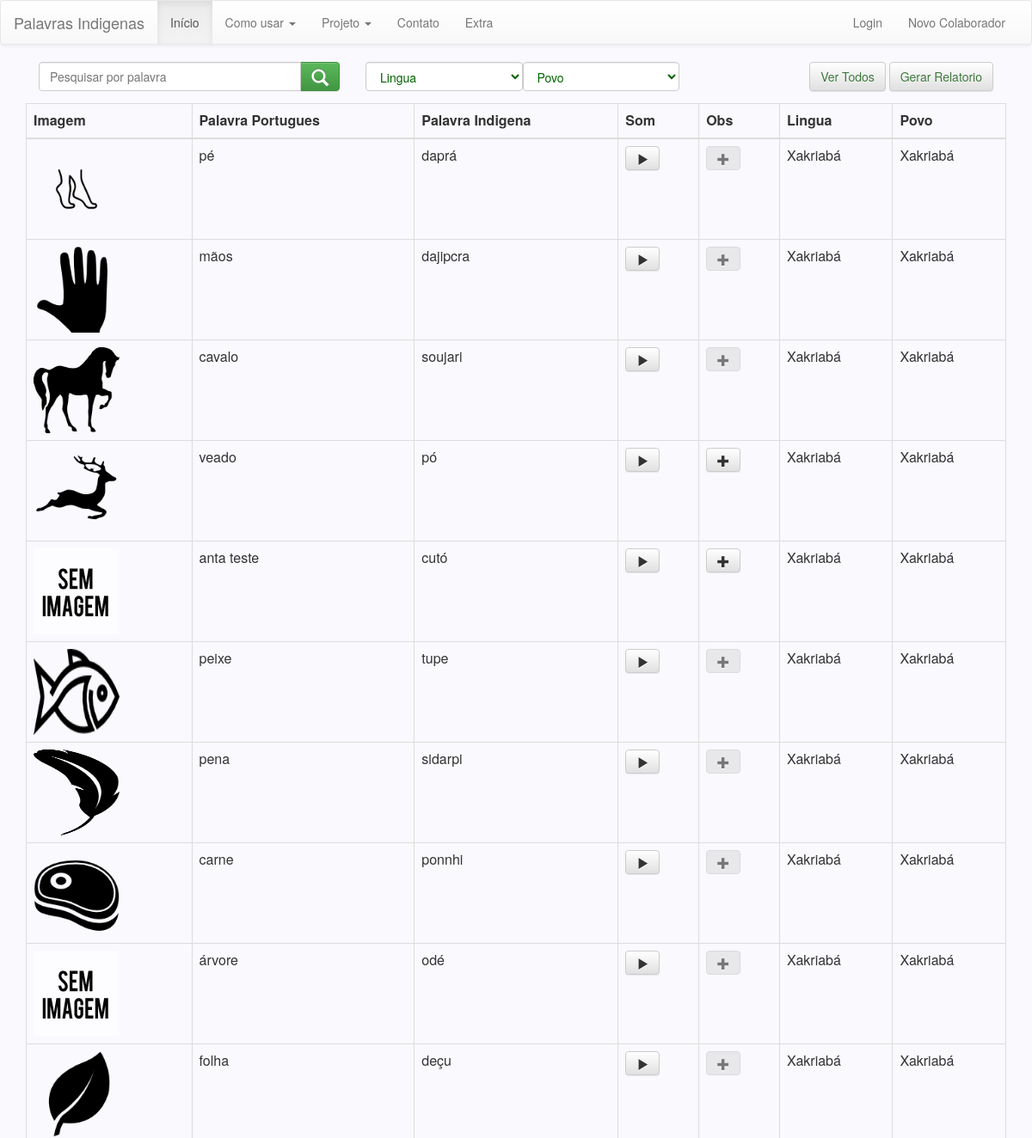
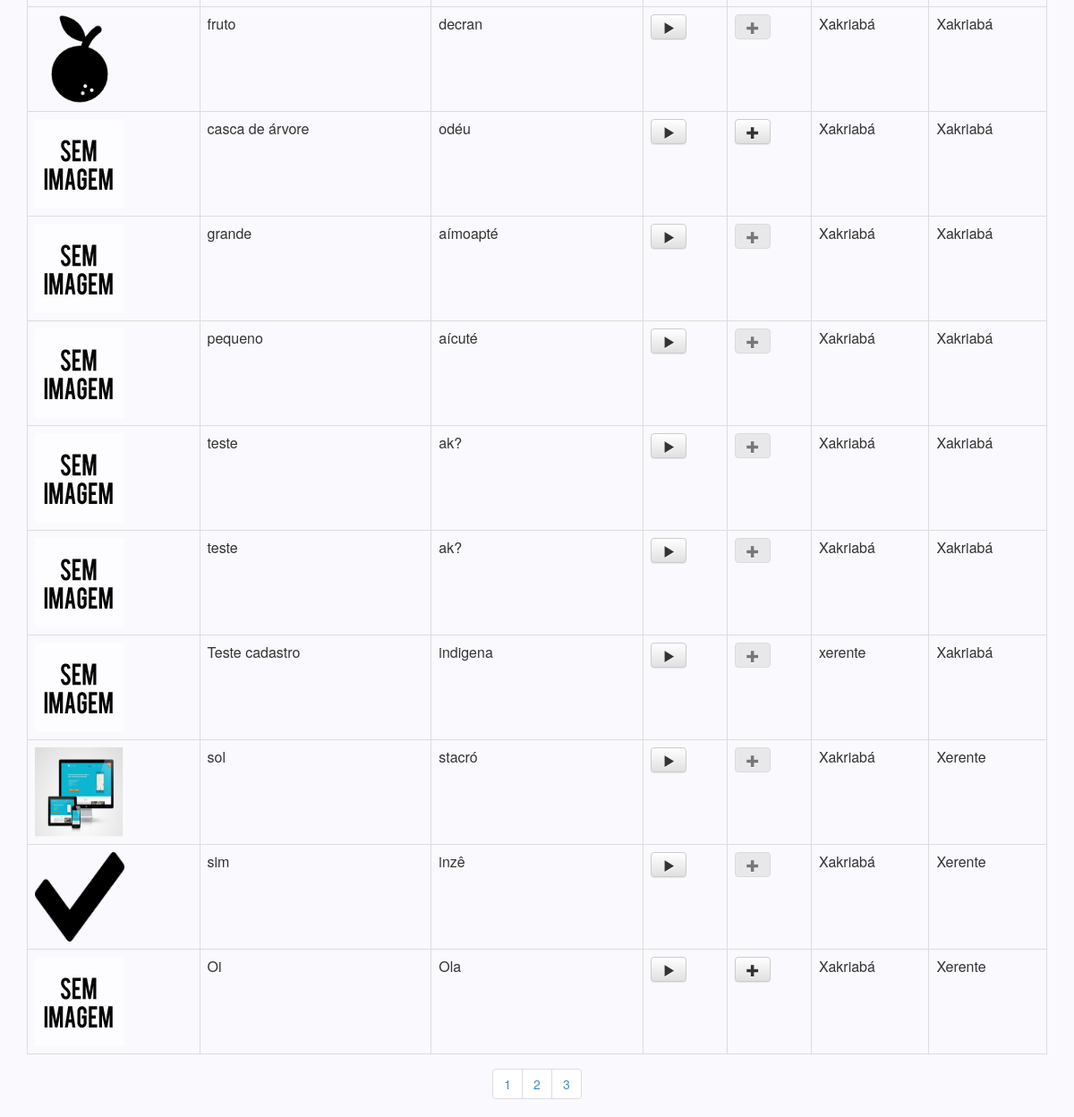
The app's page /?pg=2 with its own data (2 pictures, top to bottom).
### tables this page shows
CREATE TABLE IF NOT EXISTS `palavra` (
  `idPalavra` int(11) NOT NULL AUTO_INCREMENT,
  `palavraPortugues` varchar(50) NOT NULL,
  `palavraIndigina` varchar(50) NOT NULL,
  `obsPalavra` text,
  `imagemPalavra` varchar(50) NOT NULL,
  `somPalavra` varchar(50) NOT NULL,
  `idLingua` int(11) NOT NULL,
  `idPovo` int(11) NOT NULL,
  `idUsuario` int(11) NOT NULL,
  PRIMARY KEY (`idPalavra`)
);

CREATE TABLE IF NOT EXISTS `lingua` (
  `idLingua` int(11) NOT NULL AUTO_INCREMENT,
  `nomeLingua` varchar(50) NOT NULL,
  `obsLingua` text NOT NULL,
  `statusLingua` int(1) NOT NULL,
  PRIMARY KEY (`idLingua`)
);

CREATE TABLE IF NOT EXISTS `povo` (
  `idPovo` int(11) NOT NULL AUTO_INCREMENT,
  `nomePovo` varchar(50) NOT NULL,
  `obsPovo` text NOT NULL,
  `statusPovo` int(1) NOT NULL,
  PRIMARY KEY (`idPovo`)
);

### application/controllers/Palavras.php (called while the page is built, shortened)
<?php
class Palavras extends CI_Controller {
    public function __construct() {
        $this->load->database();
        $this->load->library('session');
        $this->load->helper('url');
        $this->load->library('form_validation');
        $this->load->library('upload');
        $this->load->model('Palavras_model');
        $this->load->model('Povo_model');
        $this->load->model('Lingua_model');
        $this->load->model('Categoria_model');
    }
    private $menu_sistema = 'visitante/menuTop';
    private $conteudo_sistema = 'visitante/homeVisitante';
    private $dados = NULL;
    private $numeroPagina = 0;
    protected $numeroRegistroPorPagina = 20;
    protected function saida_tela() {
        $this->load->view('tela/titulo');
        $this->load->view($this->menu_sistema);
        $this->load->view($this->conteudo_sistema, $this->dados);
        $this->load->view('tela/rodape');
    }
    public function index() {
        $opcaoLingua = 0;
        $opcaoPovo = 0;
        if (isset($_GET['pg'])) {
            $this->numeroPagina = $_GET['pg'] - 1;
        }
        $registro_palavras = "";
        $qtde_paginas = 0;
        if ((isset($_GET['p']))) {
            $pesquisa = trim(strip_tags($_GET['p']));
            $registro_palavras = $this->Palavras_model->buscaPesquisa($pesquisa)->result();
            $quantidadeRegistroPalavras = 0;
        } else {
            $limit = array(
                'inicio' => $this->numeroRegistroPorPagina,
                'totalpagina' => $this->numeroPagina * $this->numeroRegistroPorPagina,
            );
            $registro_palavras = $this->Palavras_model->consultarPalavras($limit)->result();
            $quantidadeRegistroPalavras = $this->Palavras_model->consultarNumeroRegistro();
            $qtde_paginas = ceil($quantidadeRegistroPalavras / $this->numeroRegistroPorPagina);
        }
        $this->todas_palavras = NULL;
        foreach ($registro_palavras as $reg_pal) {
            if ((!strlen($reg_pal->imagemPalavra) > 2) || (!file_exists("./imagem/" . $reg_pal->imagemPalavra)) || $reg_pal->imagemPalavra == NULL) {
                $reg_pal->imagemPalavra = 'sem_imagem.jpg';
            }
            if ($reg_pal->obsPalavra == "" || $reg_pal->obsPalavra == NULL) {
                $reg_pal->obsPalavra = 1;
            }
            $this->todas_palavras[] = $reg_pal;
        }
        $linguas = $this->Lingua_model->obter_todas_lingua_ativas()->result();
        $povos = $this->Povo_model->obter_todos_povo_ativo()->result();
        $this->dados = array(
            'registro_pralavras' => $this->todas_palavras,
            'linguas' => $linguas,
            'povos' => $povos,
            'opcaoLingua' => $opcaoLingua,
            'opcaoPovo' => $opcaoPovo,
            'qtde_paginas' => $qtde_paginas,
            'tipoUsuarioSistema' => $this->session->userdata('tipo_usuario'),
        );
        $this->saida_tela();
    }
}

### index.php (called while the page is built, shortened)
<?php
require_once BASEPATH.'core/CodeIgniter.php';

### application/models/Palavras_model.php (called while the page is built, shortened)
<?php
class Palavras_model extends CI_Model {
    public function consultarNumeroRegistro() {
        $this->db->select('*');
        $this->db->from('palavra');
        $this->db->join('lingua', 'lingua.idLingua = palavra.idLingua');
        $this->db->join('povo', 'povo.idPovo = palavra.idPovo');
        return $this->db->count_all_results();
    }
    public function consultarPalavras($limit) {
        $this->db->select('*');
        $this->db->from('palavra');
        $this->db->join('lingua', 'lingua.idLingua = palavra.idLingua');
        $this->db->join('povo', 'povo.idPovo = palavra.idPovo');
        $this->db->limit($limit['inicio'], $limit['totalpagina']);
        return $query = $this->db->get();
    }
}

### application/views/visitante/homeVisitante.php (the view, shortened to what this page needs)
<div class="container">
    <div class="col-lg-12" style="margin: 0px; padding: 0px;">
        <div class="col-lg-4">
            <form action="./" method="GET" >
                <div class="input-group">
                    <input type="text" name="p" required="true" class="form-control" placeholder="Pesquisar por palavra" value="" />
                    <span class="input-group-btn">
                        <button class="btn btn-success" type="submit" ><i style="font-size: 20px" class="glyphicon glyphicon-search" ></i></button>
                    </span>
                </div>
            </form>
        </div>
        <div class="col-lg-8 text-right">
            <a class="btn btn-default" href="./" ><span class="text-success"> Ver Todos </span></a>
            <?php
            $linkRelatorio = '';
            if ((empty($opcaoLingua)) && (empty($opcaoPovo))) {
                $linkRelatorio = base_url('palavras/gerar_relatorio');
            } else {
                $linkRelatorio = base_url('palavras/gerar_relatorio?lingua=' . $opcaoLingua . '&povo=' . $opcaoPovo);
            }
            ?>
            <a class="btn btn-default" target="_blank" href="<?php echo $linkRelatorio ?>" ><span class="text-success"> Gerar Relatorio </span></a>
            <div class="col-lg-3" style="padding: 0px; margin: 0px">
                <select name="" class="form-control" id="lingua" onchange="fuc_filtros()" style="color: #006400" >
                    <option value="0">Lingua</option>
                </select>
            </div>
            <div class="col-lg-3 " style="padding: 0px; margin: 0px">
                <select name="" id="povo" onchange="fuc_filtros()" class="form-control" style="color: #006400" >
                    <option value="0">Povo</option>
                </select>
            </div>
        </div>
        <?php
        if (count($registro_pralavras) === 0) {
            ?>
            <div style="clear: both; text-align: center"> Registro não encontrado!</div>
        <?php } else {
            ?>
            <table class="table table-bordered">
                <thead>
                    <tr>
                        <th>Imagem</th>
                        <th>Palavra Portugues</th>
                        <th>Palavra Indigena</th>
                        <th>Som</th>
                        <th>Obs</th>
                        <th>Lingua</th>
                        <th>Povo</th>
                    </tr>
                </thead>
                <tbody>
                    <?php
                    foreach ($registro_pralavras as $res_pal) {
                        ?>
                        <tr>
                            <td>
                                <img src="<?php echo "./imagem/" . $res_pal->imagemPalavra ?>" width="100" height="100" />
                            </td>
                            <td><?php echo $res_pal->palavraPortugues ?></td>
                            <td><?php echo $res_pal->palavraIndigina ?></td>
                            <td>
                                <div class="btn-group">
                                    <button class="btn btn-default" onclick="document.getElementById('audio_<?php echo $res_pal->idPalavra ?>').play()"><i class="glyphicon glyphicon-play"></i></button>
                                </div>
                            </td>
                            <td><?php if ($res_pal->obsPalavra != 1) { ?>
                                    <button type="button" class="btn btn-default"   onclick="exibirObservacao('<?php echo $res_pal->obsPalavra ?>')" ><i class="glyphicon glyphicon-plus" ></i></button>
                                <?php } else { ?>
                                    <button type="button" class="btn btn-default" disabled="true"  ><i class="glyphicon glyphicon-plus" ></i></button>
                                <?php } ?>
                            </td>
                            <td><?php echo $res_pal->nomeLingua ?></td>
                            <td><?php echo $res_pal->nomePovo ?></td>
                        </tr>
                        <?php
                    }
                    ?>
                </tbody>
            </table>
            <div class="col-lg-12 text-center paginacao">
                <ul class="pagination">
                    <?php
                    $linkPaginacao = '';
                    if ((empty($opcaoLingua)) && (empty($opcaoPovo))) {
                        $linkPaginacao = base_url('?pg=');
                    } else {
                        $linkPaginacao = base_url('?lingua=' . $opcaoLingua . '&povo=' . $opcaoPovo.'&pg=');
                    }
                    for ($i = 1; $i <= $qtde_paginas; $i++) {
                        ?>
                        <li><a href="<?php echo $linkPaginacao.$i ?>"><?php echo $i ?></a></li>
                    <?php } ?>
                </ul>
            </div>
            <?php
        }
        ?>
    </div>
</div>

### css/estilo_geral.css (style rules this page uses)
html body { margin: 0px; padding: 0px; }
body { background-color: #f9f9fe; }
.container { margin-bottom: 50px; }
.paginacao { position: fixed; width: 100%; bottom: 0; left: 0; }

### records on screen
palavra: imagemPalavra (picture), palavraPortugues "pé", palavraIndigina "daprá", idLingua.nomeLingua "Xakriabá", idPovo.nomePovo "Xakriabá"
palavra: imagemPalavra (picture), palavraPortugues "mãos", palavraIndigina "dajipcra", idLingua.nomeLingua "Xakriabá", idPovo.nomePovo "Xakriabá"
palavra: imagemPalavra (picture), palavraPortugues "cavalo", palavraIndigina "soujari", idLingua.nomeLingua "Xakriabá", idPovo.nomePovo "Xakriabá"
palavra: imagemPalavra (picture), palavraPortugues "veado", palavraIndigina "pó", idLingua.nomeLingua "Xakriabá", idPovo.nomePovo "Xakriabá"
palavra: palavraPortugues "anta teste", palavraIndigina "cutó", idLingua.nomeLingua "Xakriabá", idPovo.nomePovo "Xakriabá"
palavra: imagemPalavra (picture), palavraPortugues "peixe", palavraIndigina "tupe", idLingua.nomeLingua "Xakriabá", idPovo.nomePovo "Xakriabá"
palavra: imagemPalavra (picture), palavraPortugues "pena", palavraIndigina "sidarpi", idLingua.nomeLingua "Xakriabá", idPovo.nomePovo "Xakriabá"
palavra: imagemPalavra (picture), palavraPortugues "carne", palavraIndigina "ponnhi", idLingua.nomeLingua "Xakriabá", idPovo.nomePovo "Xakriabá"
palavra: palavraPortugues "árvore", palavraIndigina "odé", idLingua.nomeLingua "Xakriabá", idPovo.nomePovo "Xakriabá"
palavra: imagemPalavra (picture), palavraPortugues "folha", palavraIndigina "deçu", idLingua.nomeLingua "Xakriabá", idPovo.nomePovo "Xakriabá"
palavra: imagemPalavra (picture), palavraPortugues "fruto", palavraIndigina "decran", idLingua.nomeLingua "Xakriabá", idPovo.nomePovo "Xakriabá"
palavra: palavraPortugues "casca de árvore", palavraIndigina "odéu", idLingua.nomeLingua "Xakriabá", idPovo.nomePovo "Xakriabá"
palavra: palavraPortugues "grande", palavraIndigina "aímoapté", idLingua.nomeLingua "Xakriabá", idPovo.nomePovo "Xakriabá"
palavra: palavraPortugues "pequeno", palavraIndigina "aícuté", idLingua.nomeLingua "Xakriabá", idPovo.nomePovo "Xakriabá"
palavra: palavraPortugues "teste", palavraIndigina "ak?", idLingua.nomeLingua "Xakriabá", idPovo.nomePovo "Xakriabá"
palavra: palavraPortugues "teste", palavraIndigina "ak?", idLingua.nomeLingua "Xakriabá", idPovo.nomePovo "Xakriabá"
palavra: palavraPortugues "Teste cadastro", palavraIndigina "indigena", idLingua.nomeLingua "xerente", idPovo.nomePovo "Xakriabá"
palavra: imagemPalavra (picture), palavraPortugues "sol", palavraIndigina "stacró", idLingua.nomeLingua "Xakriabá", idPovo.nomePovo "Xerente"
palavra: imagemPalavra (picture), palavraPortugues "sim", palavraIndigina "inzê", idLingua.nomeLingua "Xakriabá", idPovo.nomePovo "Xerente"
palavra: palavraPortugues "Oi", palavraIndigina "Ola", idLingua.nomeLingua "Xakriabá", idPovo.nomePovo "Xerente"
